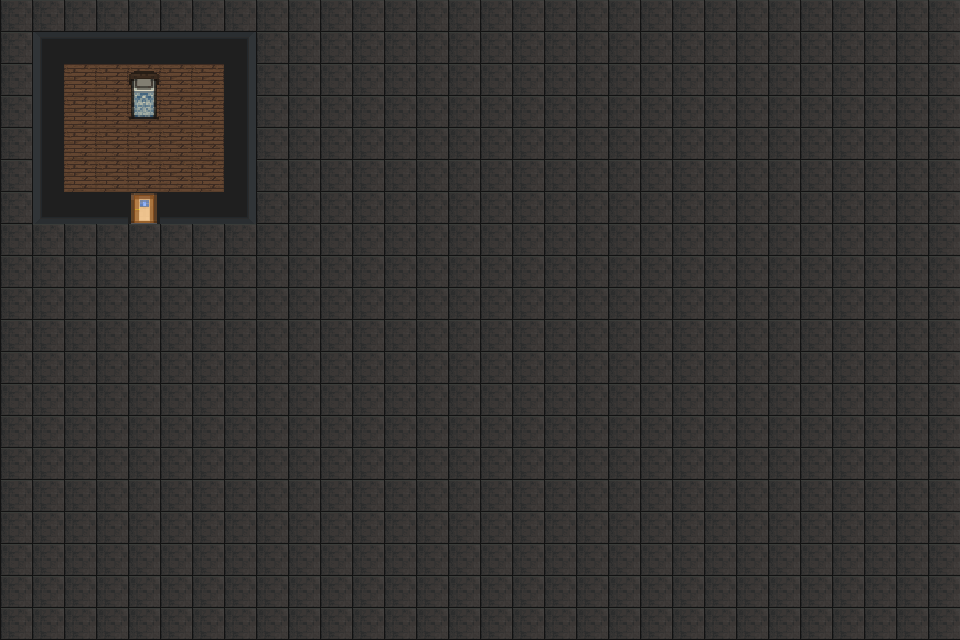

A level layout from a 2D game, rendered from its tile map. Below: a short description, then the map file with its tile-grid data intact:
An orthogonal 30x20 tile map with 32x32 px tiles, 2 tile layers (Ground, Walls), 3 tilesets and 7 objects (Bed, Spawn).

<map version="1.10" tiledversion="1.11.2" orientation="orthogonal" renderorder="right-down" width="30" height="20" tilewidth="32" tileheight="32" infinite="0" nextlayerid="6" nextobjectid="13">
 <tileset firstgid="1" source="floor_1_16_32x32.tsx" />
 <tileset firstgid="43" source="door_32x32.tsx" />
 <tileset firstgid="45" source="bed32x64.tsx" />
 <layer id="1" name="Ground" width="30" height="20">
  <data encoding="csv">
1,1,1,1,1,1,1,1,1,1,1,1,1,1,1,1,1,1,1,1,1,1,1,1,1,1,1,1,1,1,
1,1,1,1,1,1,1,1,1,1,1,1,1,1,1,1,1,1,1,1,1,1,1,1,1,1,1,1,1,1,
1,1,10,10,10,10,10,1,1,1,1,1,1,1,1,1,1,1,1,1,1,1,1,1,1,1,1,1,1,1,
1,1,10,10,10,10,10,1,1,1,1,1,1,1,1,1,1,1,1,1,1,1,1,1,1,1,1,1,1,1,
1,1,10,10,10,10,10,1,1,1,1,1,1,1,1,1,1,1,1,1,1,1,1,1,1,1,1,1,1,1,
1,1,10,10,10,10,10,1,1,1,1,1,1,1,1,1,1,1,1,1,1,1,1,1,1,1,1,1,1,1,
1,1,1,1,1,1,1,1,1,1,1,1,1,1,1,1,1,1,1,1,1,1,1,1,1,1,1,1,1,1,
1,1,1,1,1,1,1,1,1,1,1,1,1,1,1,1,1,1,1,1,1,1,1,1,1,1,1,1,1,1,
1,1,1,1,1,1,1,1,1,1,1,1,1,1,1,1,1,1,1,1,1,1,1,1,1,1,1,1,1,1,
1,1,1,1,1,1,1,1,1,1,1,1,1,1,1,1,1,1,1,1,1,1,1,1,1,1,1,1,1,1,
1,1,1,1,1,1,1,1,1,1,1,1,1,1,1,1,1,1,1,1,1,1,1,1,1,1,1,1,1,1,
1,1,1,1,1,1,1,1,1,1,1,1,1,1,1,1,1,1,1,1,1,1,1,1,1,1,1,1,1,1,
1,1,1,1,1,1,1,1,1,1,1,1,1,1,1,1,1,1,1,1,1,1,1,1,1,1,1,1,1,1,
1,1,1,1,1,1,1,1,1,1,1,1,1,1,1,1,1,1,1,1,1,1,1,1,1,1,1,1,1,1,
1,1,1,1,1,1,1,1,1,1,1,1,1,1,1,1,1,1,1,1,1,1,1,1,1,1,1,1,1,1,
1,1,1,1,1,1,1,1,1,1,1,1,1,1,1,1,1,1,1,1,1,1,1,1,1,1,1,1,1,1,
1,1,1,1,1,1,1,1,1,1,1,1,1,1,1,1,1,1,1,1,1,1,1,1,1,1,1,1,1,1,
1,1,1,1,1,1,1,1,1,1,1,1,1,1,1,1,1,1,1,1,1,1,1,1,1,1,1,1,1,1,
1,1,1,1,1,1,1,1,1,1,1,1,1,1,1,1,1,1,1,1,1,1,1,1,1,1,1,1,1,1,
1,1,1,1,1,1,1,1,1,1,1,1,1,1,1,1,1,1,1,1,1,1,1,1,1,1,1,1,1,1
</data>
 </layer>
 <layer id="2" name="Walls" width="30" height="20">
  <data encoding="csv">
0,0,0,0,0,0,0,0,0,0,0,0,0,0,0,0,0,0,0,0,0,0,0,0,0,0,0,0,0,0,
0,2,3,3,3,3,3,4,0,0,0,0,0,0,0,0,0,0,0,0,0,0,0,0,0,0,0,0,0,0,
0,9,0,0,0,0,0,11,0,0,0,0,0,0,0,0,0,0,0,0,0,0,0,0,0,0,0,0,0,0,
0,9,0,0,45,0,0,11,0,0,0,0,0,0,0,0,0,0,0,0,0,0,0,0,0,0,0,0,0,0,
0,9,0,0,0,0,0,11,0,0,0,0,0,0,0,0,0,0,0,0,0,0,0,0,0,0,0,0,0,0,
0,9,0,0,0,0,0,11,0,0,0,0,0,0,0,0,0,0,0,0,0,0,0,0,0,0,0,0,0,0,
0,16,17,17,43,17,17,18,0,0,0,0,0,0,0,0,0,0,0,0,0,0,0,0,0,0,0,0,0,0,
0,0,0,0,0,0,0,0,0,0,0,0,0,0,0,0,0,0,0,0,0,0,0,0,0,0,0,0,0,0,
0,0,0,0,0,0,0,0,0,0,0,0,0,0,0,0,0,0,0,0,0,0,0,0,0,0,0,0,0,0,
0,0,0,0,0,0,0,0,0,0,0,0,0,0,0,0,0,0,0,0,0,0,0,0,0,0,0,0,0,0,
0,0,0,0,0,0,0,0,0,0,0,0,0,0,0,0,0,0,0,0,0,0,0,0,0,0,0,0,0,0,
0,0,0,0,0,0,0,0,0,0,0,0,0,0,0,0,0,0,0,0,0,0,0,0,0,0,0,0,0,0,
0,0,0,0,0,0,0,0,0,0,0,0,0,0,0,0,0,0,0,0,0,0,0,0,0,0,0,0,0,0,
0,0,0,0,0,0,0,0,0,0,0,0,0,0,0,0,0,0,0,0,0,0,0,0,0,0,0,0,0,0,
0,0,0,0,0,0,0,0,0,0,0,0,0,0,0,0,0,0,0,0,0,0,0,0,0,0,0,0,0,0,
0,0,0,0,0,0,0,0,0,0,0,0,0,0,0,0,0,0,0,0,0,0,0,0,0,0,0,0,0,0,
0,0,0,0,0,0,0,0,0,0,0,0,0,0,0,0,0,0,0,0,0,0,0,0,0,0,0,0,0,0,
0,0,0,0,0,0,0,0,0,0,0,0,0,0,0,0,0,0,0,0,0,0,0,0,0,0,0,0,0,0,
0,0,0,0,0,0,0,0,0,0,0,0,0,0,0,0,0,0,0,0,0,0,0,0,0,0,0,0,0,0,
0,0,0,0,0,0,0,0,0,0,0,0,0,0,0,0,0,0,0,0,0,0,0,0,0,0,0,0,0,0
</data>
 </layer>
 <objectgroup id="3" name="Object">
  <object id="12" name="Bed" type="Bed" x="128" y="72" width="32" height="48" />
 </objectgroup>
 <objectgroup id="4" name="Spawnpoint">
  <object id="3" name="Player" type="Spawn" x="592" y="280">
   <point />
  </object>
 </objectgroup>
 <objectgroup id="5" name="Collision">
  <object id="5" x="32" y="32" width="32" height="192" />
  <object id="6" x="224" y="32" width="32" height="192" />
  <object id="9" x="64" y="32" width="160" height="32" />
  <object id="10" x="64" y="192" width="64" height="32" />
  <object id="11" x="160" y="192" width="64" height="32" />
 </objectgroup>
</map>
